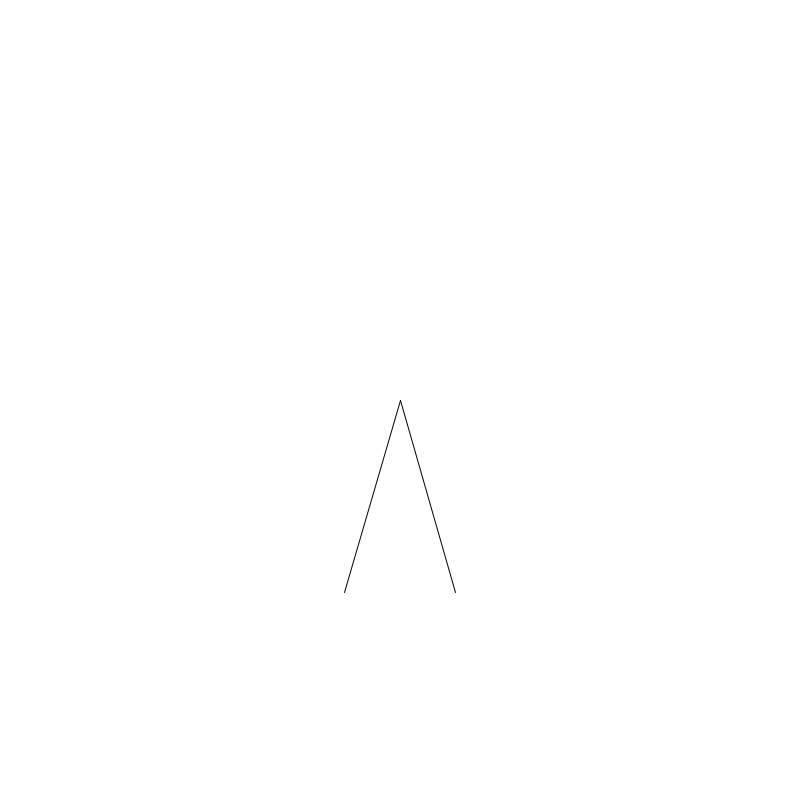
Frame 1 (no input)
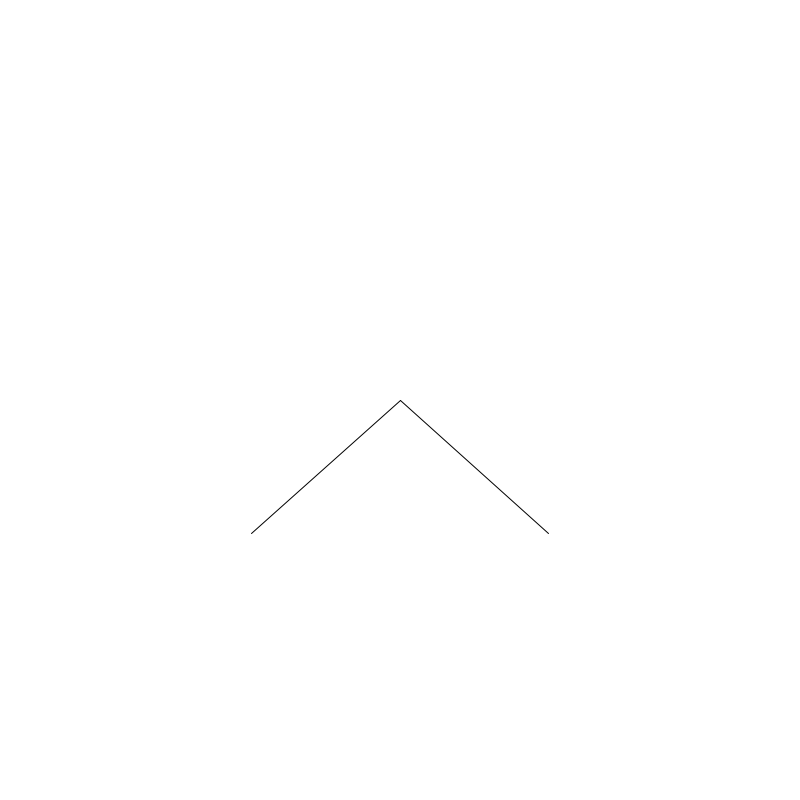
Frame 60 (the mouse pressed at the canvas centre just before this capture)
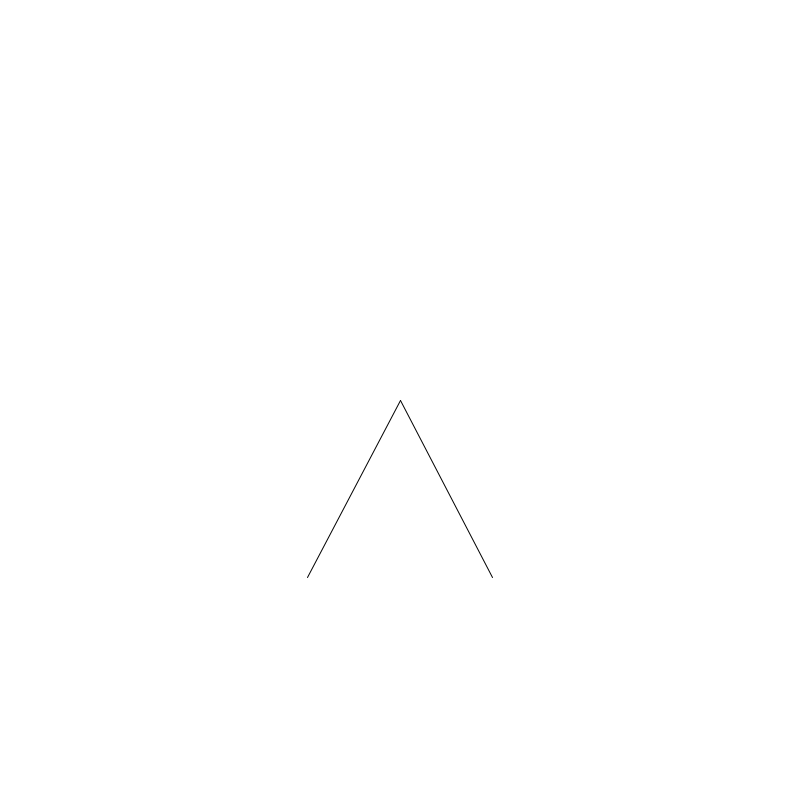
Frame 120 (the mouse held since frame 60 and released just before this capture)

The Processing sketch that drew these frames (run headless with seeded random() and noise(); from frame 60 on, the mouse is pressed at the canvas centre):

// Processing sketch: sample
// ── sample.pde
void setup() {
    size(800, 800);
    background(255);
}

float deg = 70;
float duration = 200;

void draw() {
    background(255);
    float half_width = width / 2;
    float half_height = height / 2;
    stroke(0);
    float minAngle = 0.2 * PI;
    float maxAngle = 0.8 * PI;
    float length = 200;
    float percentage_left = abs(deg) / duration;
    float angle_left = map(percentage_left, 0, 1, minAngle, maxAngle);
    deg--;
    if (deg < -1 * duration) {
        deg = duration;
    }
    // println(deg_right);
    float x_left = length * cos(angle_left);
    float y_left = length * sin(angle_left);
    float x_right = length * cos(angle_left + PI);
    float y_right = length * sin(angle_left + PI);
    fill(100);
    line(half_width, half_height, x_left + half_width, abs(y_left) + half_height);
    fill(255);
    line(half_width, half_height, x_right + half_width, abs(y_right) + half_height);
}

// ── bak_sample.pde
// void setup() {
//     size(800, 800);
//     background(255);
// }

// float deg = 70;
// float duration = 200;

// void draw() {
//     background(255);
//     float half_width = width / 2;
//     float half_height = height / 2;
//     stroke(0);
//     float minAngle = 0.2 * PI;
//     float maxAngle = 0.8 * PI;
//     float length = 200;
//     float percentage_left = abs(deg) / duration;
//     float angle_left = map(percentage_left, 0, 1, minAngle, maxAngle);
//     deg--;
//     if (deg < -1 * duration) {
//         deg = duration;
//     }
//     float x_left = length * cos(angle_left);
//     float y_left = length * sin(angle_left);
//     float x_right = length * cos(angle_left + PI);
//     float y_right = length * sin(angle_left + PI);
//     fill(100);
//     line(half_width, half_height, x_left + half_width, abs(y_left) + half_height);
//     fill(255);
//     line(half_width, half_height, x_right + half_width, abs(y_right) + half_height);
// }
